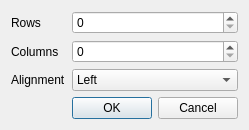
<?xml version="1.0" encoding="UTF-8"?>
<ui version="4.0">
 <class>DialogCreateTable</class>
 <widget class="QDialog" name="DialogCreateTable">
  <property name="windowModality">
   <enum>Qt::ApplicationModal</enum>
  </property>
  <property name="geometry">
   <rect>
    <x>0</x>
    <y>0</y>
    <width>238</width>
    <height>115</height>
   </rect>
  </property>
  <property name="windowTitle">
   <string>Create Table</string>
  </property>
  <layout class="QFormLayout" name="formLayout">
   <item row="0" column="0">
    <widget class="QLabel" name="label">
     <property name="text">
      <string>Rows</string>
     </property>
    </widget>
   </item>
   <item row="0" column="1">
    <widget class="QSpinBox" name="sboxRows"/>
   </item>
   <item row="1" column="0">
    <widget class="QLabel" name="label_2">
     <property name="text">
      <string>Columns</string>
     </property>
    </widget>
   </item>
   <item row="1" column="1">
    <widget class="QSpinBox" name="sboxCols"/>
   </item>
   <item row="2" column="0">
    <widget class="QLabel" name="label_3">
     <property name="text">
      <string>Alignment</string>
     </property>
    </widget>
   </item>
   <item row="2" column="1">
    <widget class="QComboBox" name="cbAlignment">
     <item>
      <property name="text">
       <string>Left</string>
      </property>
     </item>
     <item>
      <property name="text">
       <string>Center</string>
      </property>
     </item>
     <item>
      <property name="text">
       <string>Right</string>
      </property>
     </item>
    </widget>
   </item>
   <item row="3" column="1">
    <widget class="QDialogButtonBox" name="buttonBox">
     <property name="orientation">
      <enum>Qt::Horizontal</enum>
     </property>
     <property name="standardButtons">
      <set>QDialogButtonBox::Cancel|QDialogButtonBox::Ok</set>
     </property>
    </widget>
   </item>
  </layout>
 </widget>
 <resources/>
 <connections>
  <connection>
   <sender>buttonBox</sender>
   <signal>accepted()</signal>
   <receiver>DialogCreateTable</receiver>
   <slot>accept()</slot>
   <hints>
    <hint type="sourcelabel">
     <x>248</x>
     <y>254</y>
    </hint>
    <hint type="destinationlabel">
     <x>157</x>
     <y>274</y>
    </hint>
   </hints>
  </connection>
  <connection>
   <sender>buttonBox</sender>
   <signal>rejected()</signal>
   <receiver>DialogCreateTable</receiver>
   <slot>reject()</slot>
   <hints>
    <hint type="sourcelabel">
     <x>316</x>
     <y>260</y>
    </hint>
    <hint type="destinationlabel">
     <x>286</x>
     <y>274</y>
    </hint>
   </hints>
  </connection>
 </connections>
</ui>
